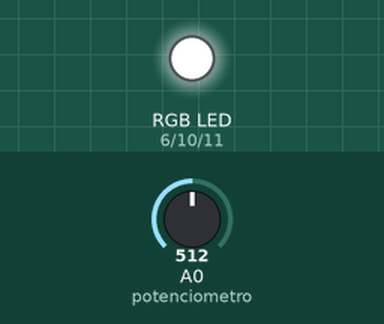
Recording of a sketch running on a simulated Arduino Uno, built with avr-gcc and run on an emulated ATmega328P. Parts: an RGB LED mixed from three pins (HIGH = lit). The test bench sets the inputs (shaded band); at power-on: A0 (potenciometro) = 512. Dim RGB values are drawn brighter than linear.

Above: at 3.5 s.
3.6 s: A0 (potenciometro) set to 122
At 4.2 s:
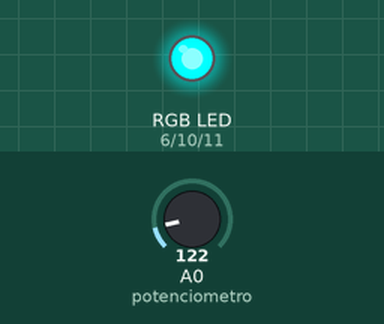
7.2 s: A0 (potenciometro) set to 0
At 7.26 s:
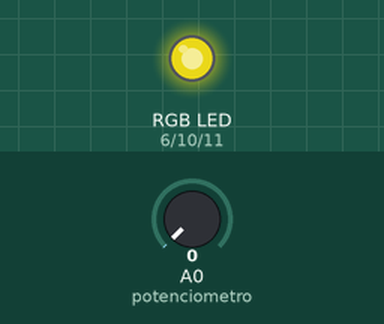
Timing chart, 0 to 16.8 s (numbered marks = the images above; inputs shaded):
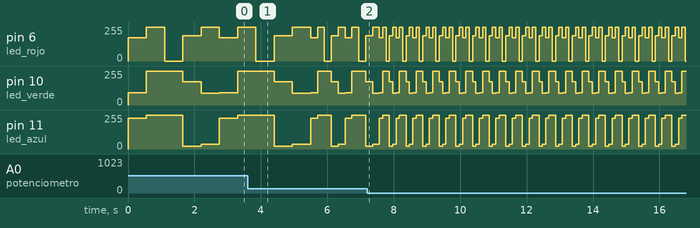

The sketch:

POTENCIOMETRO_RGB.ino
```cpp
/*
 * Fundacion Kinal
 * Centro educativo tecnico laboral Kinal
 * Electronica
 * Grado: Quinto
 * Sección: A
 * Curso: Taller de electronica digital y reparación de computadoras I
 * Nombre: lenin toc
 * Carnet: 2019363
 * Proyecto: potenciometro RGB
*/
#define led_verde 10
#define led_azul 11
#define led_rojo 6
#define potenciometro A0
int timee;
void setup() {
pinMode(led_verde, OUTPUT);
pinMode(led_azul, OUTPUT);
pinMode(led_rojo, OUTPUT);
}

void loop() {
timee = map(analogRead(potenciometro),0,1023,100,1000);
analogWrite(led_rojo, 174);
analogWrite(led_verde, 92);
analogWrite(led_azul, 230);
delay(timee);

analogWrite(led_rojo,  255);
analogWrite(led_verde,  255);
analogWrite(led_azul,  255);
delay(timee);

analogWrite(led_rojo,  0);
analogWrite(led_verde,  255);
analogWrite(led_azul,  255);
delay(timee);

analogWrite(led_rojo,  189);
analogWrite(led_verde, 174);
analogWrite(led_azul, 20);
delay(timee);

analogWrite(led_rojo, 255);
analogWrite(led_verde, 87);
analogWrite(led_azul, 35);
delay(timee);
}
```

Measured:
- by itself, pin 6 (led_rojo): repeats every 0.50 s: 174/255 0.10 s, 255/255 0.10 s, 0/255 0.10 s, 189/255 0.10 s, 255/255 0.10 s
- by itself, pin 10 (led_verde): repeats every 0.50 s: 92/255 0.10 s, 255/255 0.20 s, 174/255 0.10 s, 87/255 0.10 s
- by itself, pin 11 (led_azul): repeats every 0.50 s: 230/255 0.10 s, 255/255 0.20 s, 20/255 0.10 s, 35/255 0.10 s
